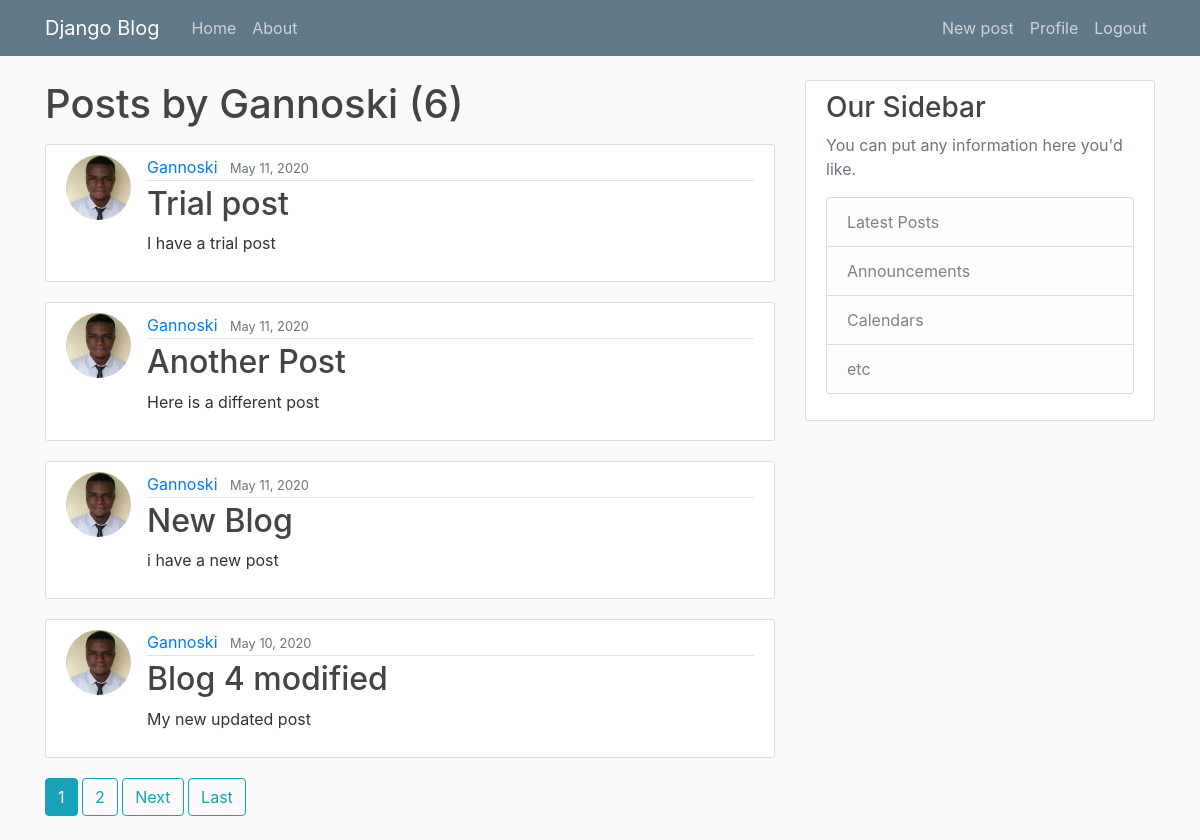
/user/Gannoski (signed in), run on the app's committed database.
### blog/models.py (models this page shows, shortened)
class Post(models.Model):
    title = models.CharField(max_length=100)
    content = models.TextField()
    date_posted = models.DateTimeField(default=timezone.now)
    authour = models.ForeignKey(User, on_delete=models.CASCADE)

### users/models.py (models this page shows, shortened)
class Profile(models.Model):
    user = models.OneToOneField(User, on_delete=models.CASCADE)
    image = models.ImageField(default='default.jpg', upload_to='profile_pics')

### blog/views.py (the view)
# urls.py: path('user/<str:username>', UserPostListView.as_view(), name = 'user-posts'),
class UserPostListView(ListView):
    model = Post
    template_name = 'blog/user_post.html'
    context_object_name = 'posts'
    paginate_by = 4
    def get_queryset(self):
        user = get_object_or_404(User, username = self.kwargs.get('username'))
        return Post.objects.filter(authour=user).order_by('-date_posted')

### blog/templates/blog/user_post.html (shortened to what this page needs)
{% extends 'blog/base.html' %}
{% block content %}
    <h1 class="mb-3">Posts by {{ view.kwargs.username }} ({{page_obj.paginator.count}})</h1>
    {% for post in posts %}
        <article class="media content-section">
            <img class = "rounded-circle article-img" src = "{{ post.authour.profile.image.url }}">
            <div class="media-body">
            <div class="article-metadata">
                <a class="mr-2" href="{% url 'user-posts' post.authour.username %}">{{ post.authour }}</a>
                <small class="text-muted">{{ post.date_posted|date:"F d, Y" }}</small>
            </div>
            <h2><a class="article-title" href="{% url 'post-detail' post.id %}">{{ post.title }}</a></h2>
            <p class="article-content">{{ post.content }}</p>
            </div>
        </article>
    {% endfor %}
    {% if is_paginated %}
        {% for num in page_obj.paginator.page_range %}
            {%if page_obj.number == num %}
                <a class="btn btn-info mb-4" href="?page={{num}}">{{ num }}</a>
            {%elif num > page_obj.number|add:'-3' and num < page_obj.number|add:'3' %}
                <a class="btn btn-outline-info mb-4" href="?page={{num}}">{{ num }}</a>
            {%endif%}
        {%endfor%}
        {% if page_obj.has_next %}
            <a class="btn btn-outline-info mb-4" href="?page={{page_obj.next_page_number}}">Next</a>
            <a class="btn btn-outline-info mb-4" href="?page={{page_obj.paginator.num_pages}}">Last</a>
        {%endif%}
    {%endif%}
{%endblock%}

### blog/static/blog/main.css (style rules this page uses)
body { background: #fafafa; color: #333333; margin-top: 5rem; }
h1, h2, h3, h4, h5, h6 { color: #444444; }
.content-section { background: #ffffff; padding: 10px 20px; border: 1px solid #dddddd; border-radius: 3px; margin-bottom: 20px; }
.article-title { color: #444444; }
.article-content { white-space: pre-line; }
.article-img { height: 65px; width: 65px; margin-right: 16px; }
.article-metadata { padding-bottom: 1px; margin-bottom: 4px; border-bottom: 1px solid #e3e3e3 }

### data on the page
Post: authour.profile.image (picture), authour "Gannoski", date_posted "May 11, 2020", title "Trial post", content "I have a trial post"
Post: authour.profile.image (picture), authour "Gannoski", date_posted "May 11, 2020", title "Another Post", content "Here is a different post"
Post: authour.profile.image (picture), authour "Gannoski", date_posted "May 11, 2020", title "New Blog", content "i have a new post"
Post: authour.profile.image (picture), authour "Gannoski", date_posted "May 10, 2020", title "Blog 4 modified", content "My new updated post"

### other printed values
{{ view.kwargs.username }} "Gannoski"
{{ page_obj.paginator.count }} "6"
{{ num }} "1"
{{ num }} "2"
